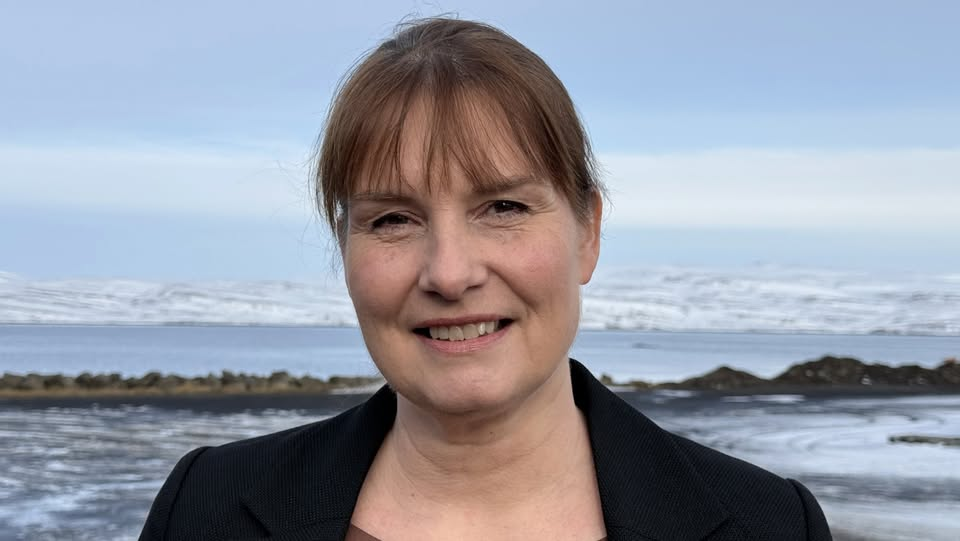
#> input picture temp/01 Hrafnhildur.jpg, 960 x 541 px
$ python -i apply_grn_m_bios.py   (imports and definitions only)
#> lines starting #> are read from the running program, lines starting #| are printed output that depends on the picture
"""Crop FB photos to 400x400, build candidate intros, apply to candidates.js
   (GRN.M) and merge into RUV drafts."""
import re, json, sys, io, hashlib
from pathlib import Path
from PIL import Image

sys.stdout = io.TextIOWrapper(sys.stdout.buffer, encoding='utf-8')

ROOT = Path(r'F:\Claude Projects\iceland-elections')
SRC = ROOT / 'temp' / 'grn_m_bios'
DST_IMG = ROOT / 'images' / 'candidates'

# Mapping: ballot -> (name, fbid for raw image)
CANDS = [
    (2,  'Björn Steinar Brynjólfsson', '1295036816144875'),
    (3,  'Gunnar Már Gunnarsson',      '1294207819561108'),
    (4,  'Signý Lind Elíasdóttir',     '1293508779631012'),
    (5,  'Eydís Ármannsdóttir',        '1292549489726941'),
    (6,  'Aníta Sif Kristjánsdóttir',  '1291754473139776'),
    (7,  'Páll Gíslason',              '1290914969890393'),  # ballot 07 file = #7
    (8,  'Páll Árni Pétursson',        '1290255723289651'),
    (9,  'Hajie Flores Sicat',         '1289477556700801'),
    (10, 'Andri Hrafn Vilhelmsson',    '1288598036788753'),
    (11, 'Ragna Fossádal',             '1287929383522285'),
]


# ─── Parse FB post text into structured fields ─────────────────────────────
# [64 lines left out: functions parse_intro, first_sentence, build_bio, not called in this run]


# ─── Crop image ────────────────────────────────────────────────────────────
def crop_to_400(src_path, dst_path):
#> called with src_path = '01 Hrafnhildur.jpg', dst_path = 'out.png'
    img = Image.open(src_path).convert('RGB')
#> img is the input picture: PIL image 960x541 RGB; mean R, G, B 149.6, 154, 166
    w, h = img.size
#> w = 960; h = 541
    side = min(w, h)
#> side = 541
    left = (w - side) // 2
#> left = 209
    top = (h - side) // 2
#> top = 0
    img = img.crop((left, top, left + side, top + side))
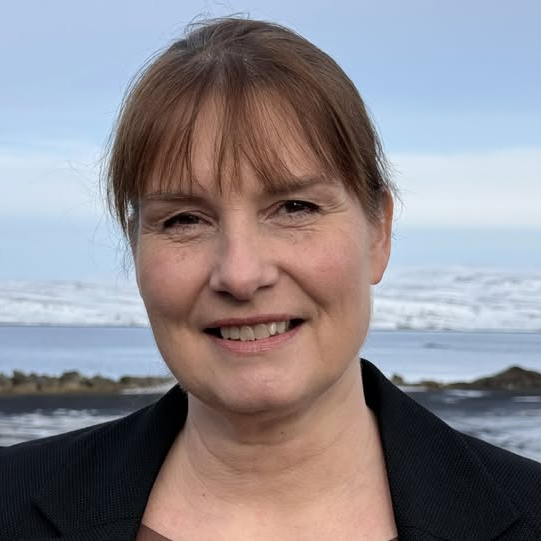
#> img: PIL image 541x541 RGB; mean R, G, B 140.9, 136.1, 141.7
    if side > 400:
        img = img.resize((400, 400), Image.LANCZOS)
#> img: PIL image 400x400 RGB
    img.save(dst_path, 'JPEG', quality=88, optimize=True)


# ─── Pipeline ──────────────────────────────────────────────────────────────
records = []
# [31 lines not run here, left out]

>>> result = crop_to_400('01 Hrafnhildur.jpg', 'out.png')

$ run again, on temp/05 Andri.jpg
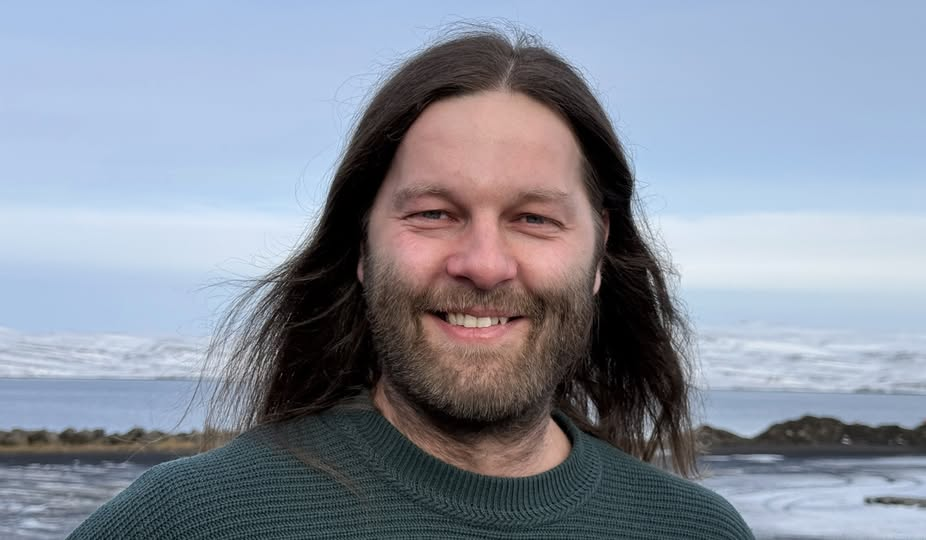
#> input picture temp/05 Andri.jpg, 926 x 540 px
#> in crop_to_400, img is the input picture: PIL image 926x540 RGB; mean R, G, B 136.2, 143.6, 157.6
#> in crop_to_400, `img = img.crop((left, top, left + side, top + side))`:
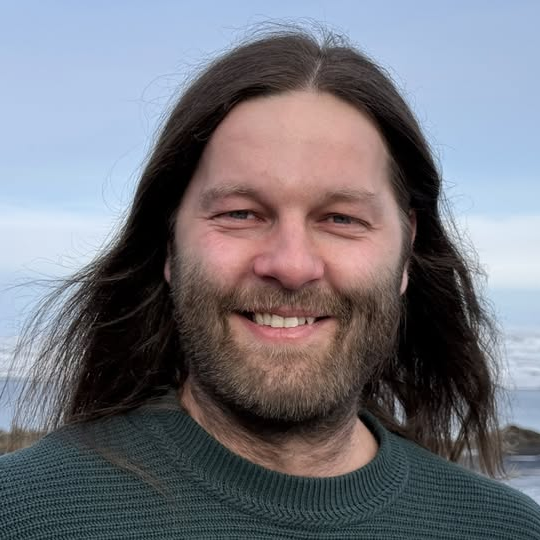
#> img: PIL image 540x540 RGB; mean R, G, B 115.4, 115.6, 123.5

$ run again, on temp/06 Anna.jpg
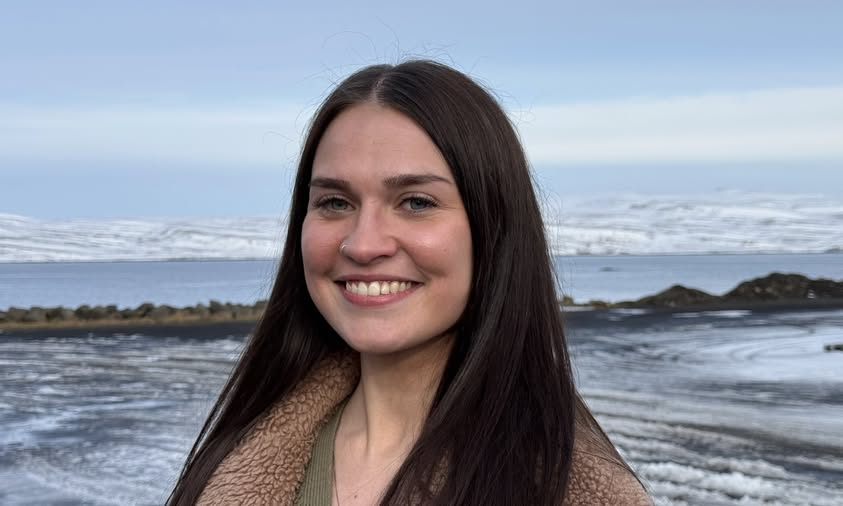
#> input picture temp/06 Anna.jpg, 843 x 506 px
#> in crop_to_400, img is the input picture: PIL image 843x506 RGB; mean R, G, B 139.6, 143.8, 155.8
#> in crop_to_400, `img = img.crop((left, top, left + side, top + side))`:
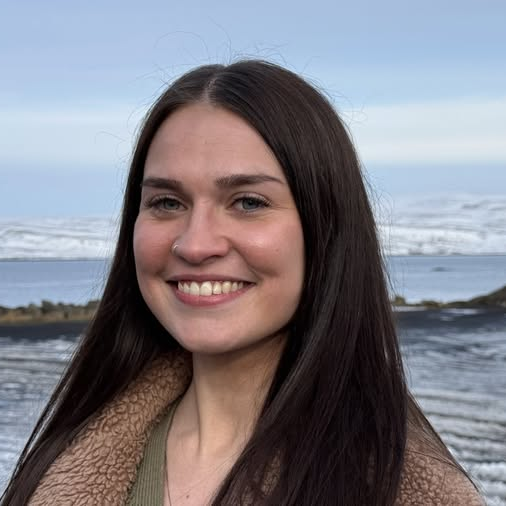
#> img: PIL image 506x506 RGB; mean R, G, B 128, 125.3, 132.7

$ run again, on temp/07 Jóhann.jpg
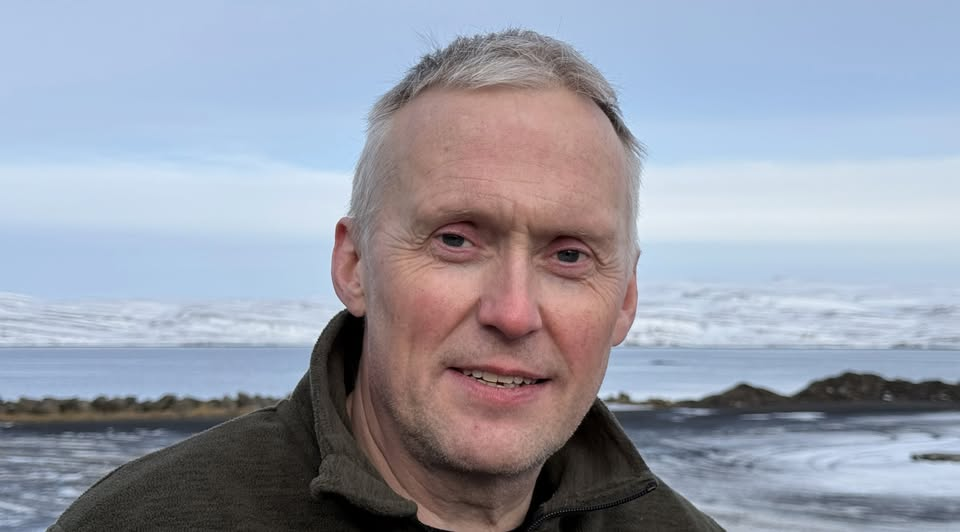
#> input picture temp/07 Jóhann.jpg, 960 x 532 px
#> in crop_to_400, img is the input picture: PIL image 960x532 RGB; mean R, G, B 152, 156.8, 170.6
#> in crop_to_400, `img = img.crop((left, top, left + side, top + side))`:
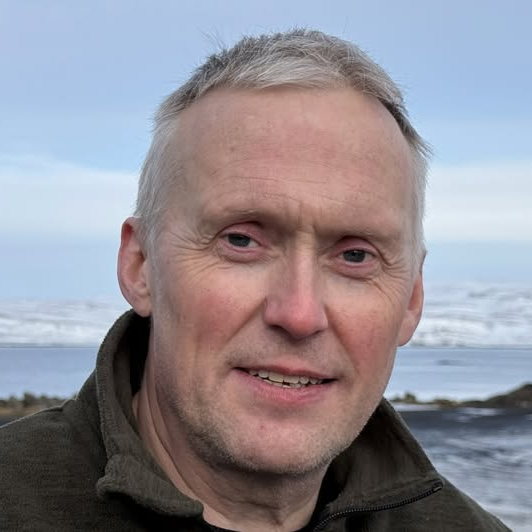
#> img: PIL image 532x532 RGB; mean R, G, B 144.5, 139.9, 148
